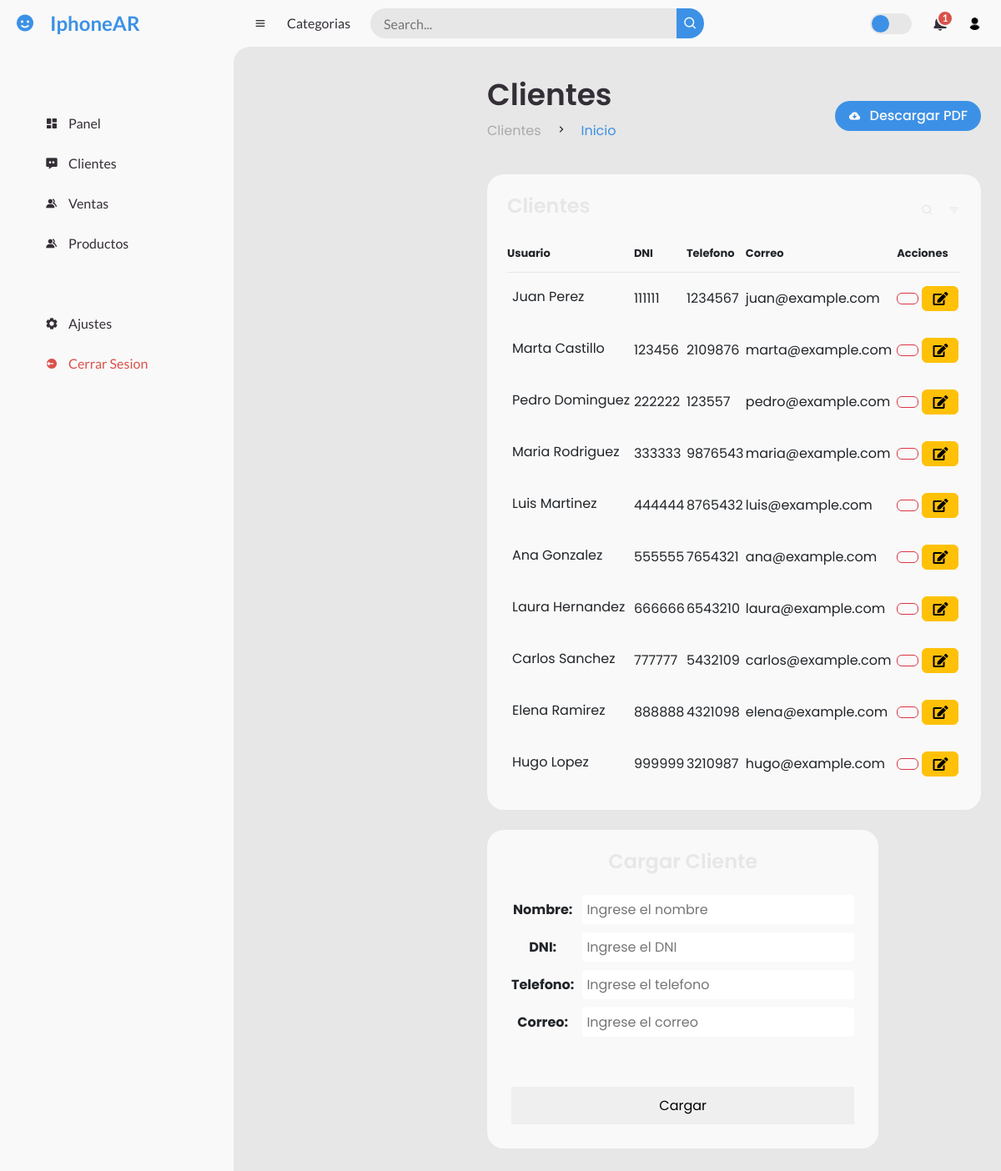
The page /clientes.php on the database its author committed.
### tables this page shows
CREATE TABLE Usuario (
    DNI VARCHAR(10) PRIMARY KEY,
    Nombre VARCHAR(100),
    email VARCHAR(100),
    Telefono VARCHAR(15),
    password VARCHAR(100));

### clientes.php (the view, shortened to what this page needs)
<?php
require('connect.php');
include 'files/sidebar.php';
include 'files/nav.php';
$sql = "SELECT * FROM usuario";
?>
<!DOCTYPE html>
<html lang="en">
<head>
	<link rel="stylesheet" href="https://use.fontawesome.com/releases/v5.8.1/css/all.css">
    <link href="https://cdn.jsdelivr.net/npm/bootstrap@5.3.0-alpha2/dist/css/bootstrap.min.css" rel="stylesheet">
	<link href='https://unpkg.com/boxicons@2.0.9/css/boxicons.min.css' rel='stylesheet'>
	<link rel="stylesheet" href="style.css">
</head>
<body>
	<section id="content">
		<main>
			<div class="head-title">
				<div class="left">
					<h1>Clientes</h1>
					<ul class="breadcrumb">
						<li>
							<a href="#">Clientes</a>
						</li>
						<li><i class='bx bx-chevron-right'></i></li>
						<li>
							<a class="active" href="#">Inicio</a>
						</li>
					</ul>
				</div>
				<a href="#" class="btn-download">
					<i class='bx bxs-cloud-download' ></i>
					<span class="text">Descargar PDF</span>
				</a>
			</div>
			<div class="table-data">
				<div class="order">
					<div class="head">
						<h3>Clientes</h3>
						<i class='bx bx-search' ></i>
						<i class='bx bx-filter' ></i>
					</div>
					<table>
						<thead>
							<tr>
								<th>Usuario</th>
								<th>DNI</th>
                                <th>Telefono</th>
                                <th>Correo</th>
								<th>Acciones</th>
							</tr>
						</thead>
						<tbody>
                        <?php
								$result = $conn->query($sql);
								while ($fila = $result->fetch_assoc()) :
						?>
							<tr>
								<td><?php echo $fila['Nombre']; ?></td>
								<td><?php echo $fila['DNI']; ?></td>
                                <td><?php echo $fila['Telefono']?></td>
                                <td><?php echo $fila['email']?></td>
								<td>
                                        <button type="button" class="btn btn-outline-danger" data-toggle="modal" data-target="#borrar<?php echo $fila['DNI']; ?>">
                                    </button>
										<button type="button" class="btn btn-warning" data-toggle="modal" data-target="#editar<?php echo $fila['DNI']; ?>">
                                        <i class="fa fa-edit "></i>
                                    </button>
                                </td>
								<?php include "files/editar.php"; ?>
								<?php endwhile; ?>
							</tr>
                <div class="table-carga">
                    <div class="todo">
                        <div class="head">
                            <h3>Cargar Cliente</h3>
                        </div>
                        <form method="post" action="<?php echo $_SERVER['PHP_SELF']; ?>">
                            <table>
                                <tr>
                                    <td>
                                        <label for="nombre">Nombre:</label>
                                    </td>
                                    <td>
                                        <input style="border: 0px" type="text" name="nombre" id="nombre" placeholder="Ingrese el nombre" required>
                                    </td>
                                </tr>
                                <tr>
                                    <td>
                                        <label for="dni">DNI:</label>
                                    </td>
                                    <td>
                                        <input style="border: 0px" type="number" name="dni" id="dni" placeholder="Ingrese el DNI" required>
                                    </td>
                                </tr>
                                <tr>
                                    <td>
                                        <label for="">Telefono:</label>
                                    </td>
                                    <td>
                                        <input style="border: 0px" type="text" name="telefono" id="telefono" placeholder="Ingrese el telefono" required>
                                    </td>
                                </tr>
                                <tr>
                                    <td>
                                        <label for="">Correo:</label>
                                    </td>
                                    <td>
                                        <input style="border: 0px" type="text" name="correo" id="correo" placeholder="Ingrese el correo" required>
                                    </td>
                              </tr>
                                <tr>
                                    <td colspan="2">
										<br><br>
                                        <button style="border: 0px" type="submit" class="btn-cargar">Cargar</button>
                                    </td>
                                </tr>
                            </table>
                        </form>
                    </div>
                </div>
	</section>
</body>
</html>

### files/sidebar.php
<section id="sidebar">
		<a href="#" class="brand">
			<i class='bx bxs-smile'></i>
			<span class="text">IphoneAR</span>
		</a>
		<ul class="side-menu top">
			<li class="active">
				<a href="#">
					<i class='bx bxs-dashboard' ></i>
					<span class="text" id="panel-link">Panel</span>
				</a>
			</li>
			<li>
				<a href="#">
					<i class='bx bxs-message-dots' ></i>
					<span class="text" id="clientes-link">Clientes</span>
				</a>
			</li>
			<li>
				<a href="#">
					<i class='bx bxs-group' ></i>
					<span class="text" id="ventas-link">Ventas</span>
				</a>
			</li>
			<li>
				<a href="#">
					<i class='bx bxs-group' ></i>
					<span class="text" id="productos-link">Productos</span>
				</a>
			</li>
		</ul>
		<ul class="side-menu">
			<li>
				<a href="#">
					<i class='bx bxs-cog' ></i>
					<span class="text">Ajustes</span>
				</a>
			</li>
			<li>
				<a href="#" class="logout">
					<i class='bx bxs-log-out-circle' ></i>
					<span class="text">Cerrar Sesion</span>
				</a>
			</li>
		</ul>
	</section>

### files/nav.php (shortened to what this page needs)
<section id="content">
		<nav>
			<i class='bx bx-menu' ></i>
			<a href="#" class="nav-link">Categorias</a>
			<form action="#">
				<div class="form-input">
					<input type="search" placeholder="Search...">
					<button type="submit" class="search-btn"><i class='bx bx-search' ></i></button>
				</div>
			</form>
			<label for="switch-mode" class="switch-mode"></label>
			<a href="#" class="notification">
				<span class="num">1</span>
			</a>
			<a href="#" class="profile">
				<img src=img/people.png></a>
		</nav>

### files/editar.php (shortened to what this page needs)
<!DOCTYPE html>
<html lang="es-MX">
<head>
</head>
</div>
</html>

### clientes.php (style rules this page uses)
body, p, a, h1, h2, h3, h4, h5, h6 { text-decoration: none; }

### rows shown on the page
usuario: Nombre "Juan Perez", DNI "111111", Telefono "1234567", email "juan@example.com"
usuario: Nombre "Marta Castillo", DNI "123456", Telefono "2109876", email "marta@example.com"
usuario: Nombre "Pedro Dominguez", DNI "222222", Telefono "123557", email "pedro@example.com"
usuario: Nombre "Maria Rodriguez", DNI "333333", Telefono "9876543", email "maria@example.com"
usuario: Nombre "Luis Martinez", DNI "444444", Telefono "8765432", email "luis@example.com"
usuario: Nombre "Ana Gonzalez", DNI "555555", Telefono "7654321", email "ana@example.com"
usuario: Nombre "Laura Hernandez", DNI "666666", Telefono "6543210", email "laura@example.com"
usuario: Nombre "Carlos Sanchez", DNI "777777", Telefono "5432109", email "carlos@example.com"
usuario: Nombre "Elena Ramirez", DNI "888888", Telefono "4321098", email "elena@example.com"
usuario: Nombre "Hugo Lopez", DNI "999999", Telefono "3210987", email "hugo@example.com"
